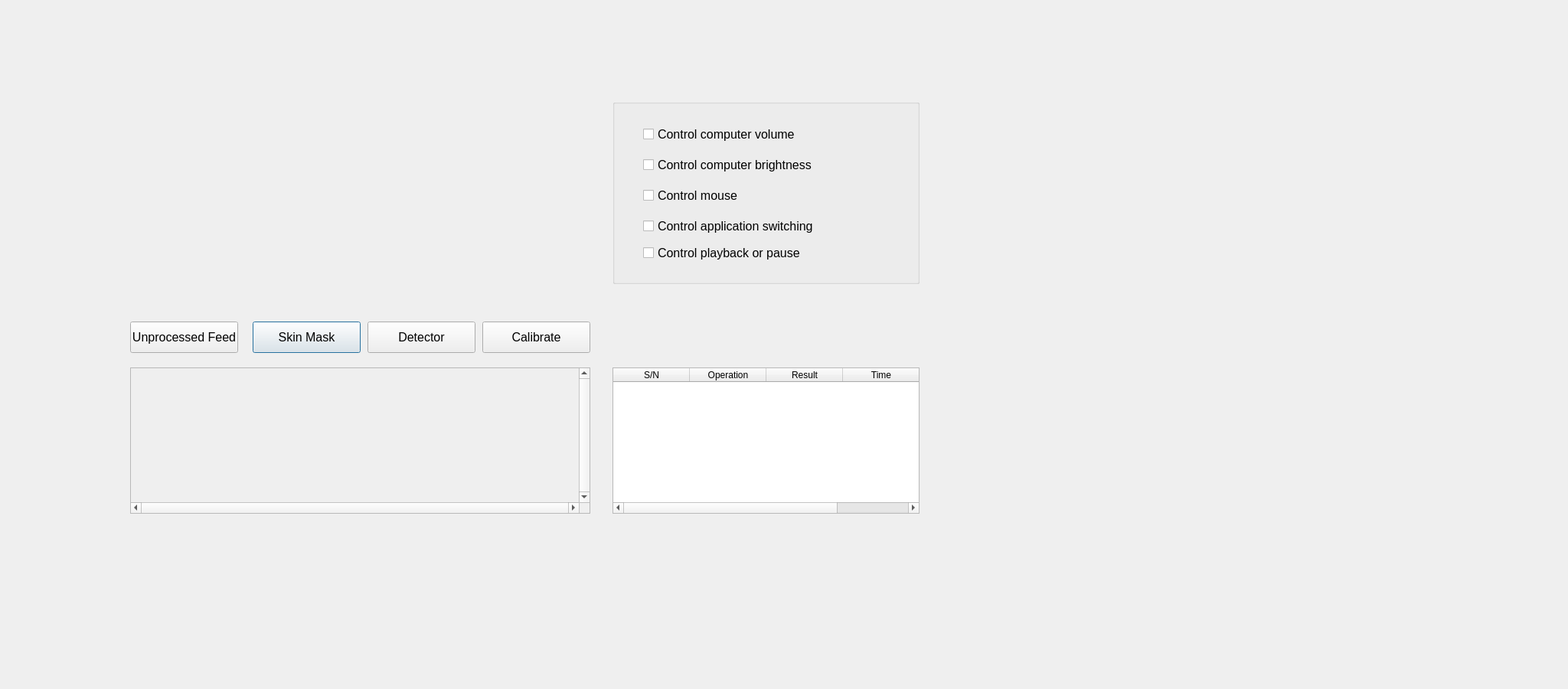
<?xml version="1.0" encoding="UTF-8"?>
<ui version="4.0">
 <class>controller_dialog</class>
 <widget class="QDialog" name="controller_dialog">
  <property name="geometry">
   <rect>
    <x>0</x>
    <y>0</y>
    <width>2048</width>
    <height>900</height>
   </rect>
  </property>
  <property name="windowTitle">
   <string>Dialog</string>
  </property>
  <widget class="QLabel" name="label_show_pic">
   <property name="geometry">
    <rect>
     <x>170</x>
     <y>80</y>
     <width>601</width>
     <height>311</height>
    </rect>
   </property>
   <property name="text">
    <string/>
   </property>
   <property name="scaledContents">
    <bool>true</bool>
   </property>
   <property name="alignment">
    <set>Qt::AlignCenter</set>
   </property>
  </widget>
  <widget class="QPushButton" name="pushButton2">
   <property name="geometry">
    <rect>
     <x>330</x>
     <y>420</y>
     <width>141</width>
     <height>41</height>
    </rect>
   </property>
   <property name="font">
    <font>
     <pointsize>12</pointsize>
    </font>
   </property>
   <property name="text">
    <string>Skin Mask</string>
   </property>
  </widget>
  <widget class="QGroupBox" name="groupBox">
   <property name="geometry">
    <rect>
     <x>800</x>
     <y>130</y>
     <width>401</width>
     <height>241</height>
    </rect>
   </property>
   <property name="title">
    <string/>
   </property>
   <widget class="QCheckBox" name="checkBox">
    <property name="geometry">
     <rect>
      <x>40</x>
      <y>30</y>
      <width>311</width>
      <height>31</height>
     </rect>
    </property>
    <property name="font">
     <font>
      <pointsize>12</pointsize>
     </font>
    </property>
    <property name="text">
     <string>Control computer volume</string>
    </property>
   </widget>
   <widget class="QCheckBox" name="checkBox_2">
    <property name="geometry">
     <rect>
      <x>40</x>
      <y>70</y>
      <width>311</width>
      <height>31</height>
     </rect>
    </property>
    <property name="font">
     <font>
      <pointsize>12</pointsize>
     </font>
    </property>
    <property name="text">
     <string>Control computer brightness</string>
    </property>
   </widget>
   <widget class="QCheckBox" name="checkBox_3">
    <property name="geometry">
     <rect>
      <x>40</x>
      <y>110</y>
      <width>321</width>
      <height>31</height>
     </rect>
    </property>
    <property name="font">
     <font>
      <pointsize>12</pointsize>
     </font>
    </property>
    <property name="text">
     <string>Control mouse</string>
    </property>
   </widget>
   <widget class="QCheckBox" name="checkBox_4">
    <property name="geometry">
     <rect>
      <x>40</x>
      <y>150</y>
      <width>351</width>
      <height>31</height>
     </rect>
    </property>
    <property name="font">
     <font>
      <pointsize>12</pointsize>
     </font>
    </property>
    <property name="text">
     <string>Control application switching</string>
    </property>
   </widget>
   <widget class="QCheckBox" name="checkBox_5">
    <property name="geometry">
     <rect>
      <x>40</x>
      <y>180</y>
      <width>381</width>
      <height>41</height>
     </rect>
    </property>
    <property name="font">
     <font>
      <pointsize>12</pointsize>
     </font>
    </property>
    <property name="text">
     <string>Control playback or pause</string>
    </property>
   </widget>
  </widget>
  <widget class="QPushButton" name="pushButton4">
   <property name="geometry">
    <rect>
     <x>630</x>
     <y>420</y>
     <width>141</width>
     <height>41</height>
    </rect>
   </property>
   <property name="font">
    <font>
     <pointsize>12</pointsize>
    </font>
   </property>
   <property name="text">
    <string>Calibrate</string>
   </property>
  </widget>
  <widget class="QTableWidget" name="tableWidget">
   <property name="geometry">
    <rect>
     <x>800</x>
     <y>480</y>
     <width>401</width>
     <height>191</height>
    </rect>
   </property>
   <attribute name="verticalHeaderVisible">
    <bool>false</bool>
   </attribute>
   <attribute name="verticalHeaderHighlightSections">
    <bool>true</bool>
   </attribute>
   <column>
    <property name="text">
     <string>S/N</string>
    </property>
   </column>
   <column>
    <property name="text">
     <string>Operation</string>
    </property>
   </column>
   <column>
    <property name="text">
     <string>Result</string>
    </property>
   </column>
   <column>
    <property name="text">
     <string>Time</string>
    </property>
   </column>
  </widget>
  <widget class="QPushButton" name="pushButton3">
   <property name="geometry">
    <rect>
     <x>480</x>
     <y>420</y>
     <width>141</width>
     <height>41</height>
    </rect>
   </property>
   <property name="font">
    <font>
     <pointsize>12</pointsize>
    </font>
   </property>
   <property name="text">
    <string>Detector</string>
   </property>
  </widget>
  <widget class="QPushButton" name="pushButton1">
   <property name="geometry">
    <rect>
     <x>170</x>
     <y>420</y>
     <width>141</width>
     <height>41</height>
    </rect>
   </property>
   <property name="font">
    <font>
     <pointsize>12</pointsize>
    </font>
   </property>
   <property name="text">
    <string>Unprocessed Feed</string>
   </property>
  </widget>
  <widget class="QLabel" name="label_show_guide">
   <property name="geometry">
    <rect>
     <x>280</x>
     <y>810</y>
     <width>191</width>
     <height>61</height>
    </rect>
   </property>
   <property name="text">
    <string/>
   </property>
  </widget>
  <widget class="QScrollArea" name="scrollArea">
   <property name="geometry">
    <rect>
     <x>170</x>
     <y>480</y>
     <width>601</width>
     <height>191</height>
    </rect>
   </property>
   <property name="verticalScrollBarPolicy">
    <enum>Qt::ScrollBarAlwaysOn</enum>
   </property>
   <property name="horizontalScrollBarPolicy">
    <enum>Qt::ScrollBarAlwaysOn</enum>
   </property>
   <property name="sizeAdjustPolicy">
    <enum>QAbstractScrollArea::AdjustIgnored</enum>
   </property>
   <property name="widgetResizable">
    <bool>false</bool>
   </property>
   <property name="alignment">
    <set>Qt::AlignCenter</set>
   </property>
   <widget class="QWidget" name="scrollAreaWidgetContents">
    <property name="geometry">
     <rect>
      <x>132</x>
      <y>32</y>
      <width>319</width>
      <height>109</height>
     </rect>
    </property>
   </widget>
  </widget>
 </widget>
 <resources/>
 <connections/>
</ui>
